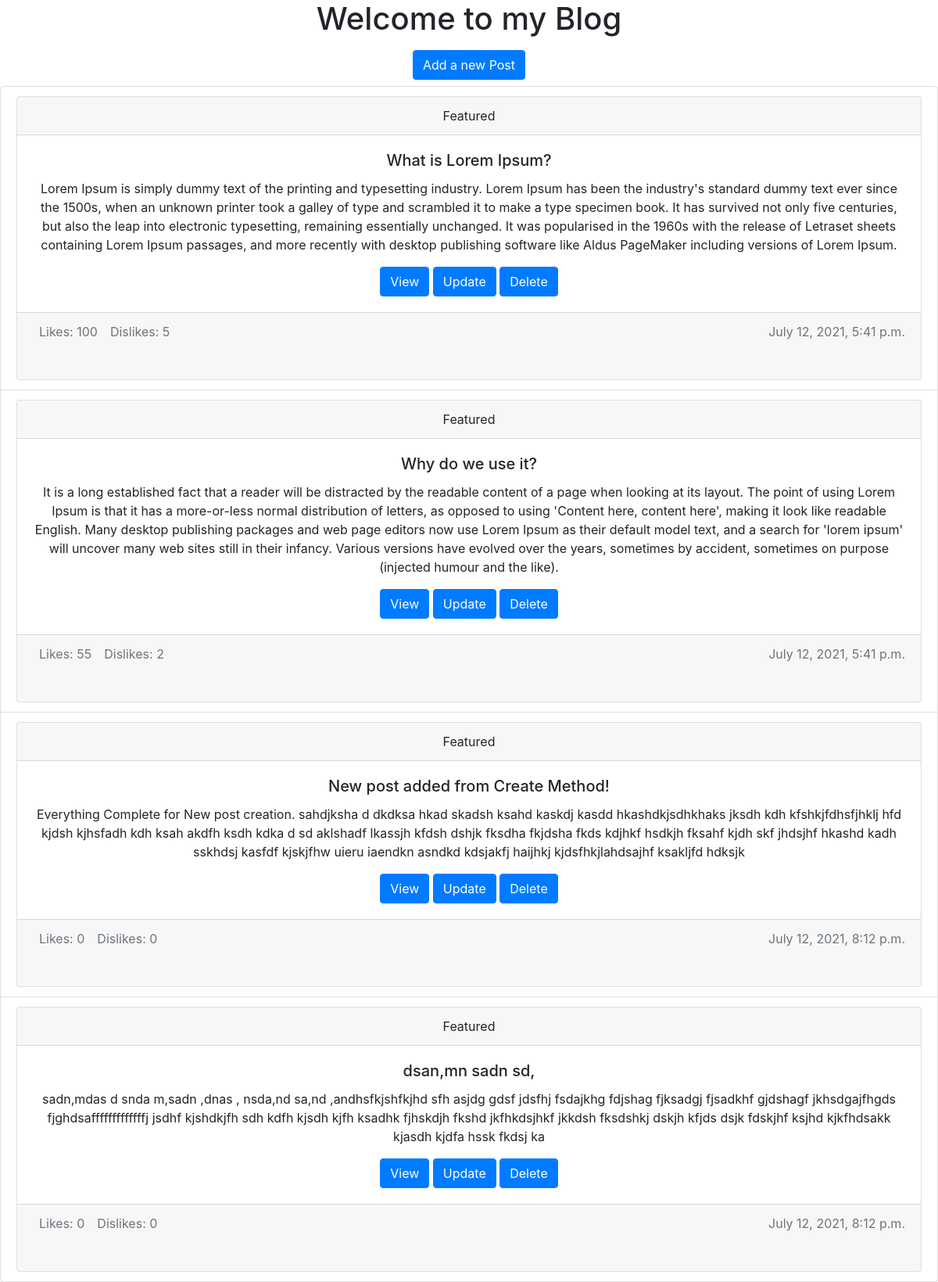
Screenshot of /blog/ with the database file from the repository.
### BLOG_POSTS/models.py (models this page shows, shortened)
class PostModel(models.Model):
    date = models.DateTimeField(default=timezone.now())
    txt = models.TextField(max_length=1000)
    title = models.CharField(max_length=300)
    likes = models.IntegerField(default=0)
    dislikes = models.IntegerField(default=0)

### BLOG_POSTS/views.py (the view)
# urls.py: path('', views.post_list, name='BPOST'),
def post_list(request):
    posts = PostModel.objects.all()
    return render(request, 'BLOG_POSTS/Index.html', {'post_list':posts})

### templates/BLOG_POSTS/Index.html (shortened to what this page needs)
<html>
    <head>
        {% load static %}
        <link rel="stylesheet" href="{% static 'bootstrap-4.1.3/css/bootstrap.min.css' %}">
    </head>
    <body>
        <div >
            <div class="d-flex justify-content-center">
                <h1>Welcome to my Blog</h1>
            </div>
            <div class="d-flex my-2 justify-content-center">
                <a href="{% url 'CreatePOST'%}" class="btn btn-primary">Add a new Post</a>
            </div>
            <div class="d-flex justify-content-center">
                <ul class="list-group">
                    {% for t_post in post_list %}
                        <li class="list-group-item">
                            <div class="card text-center">
                                <div class="card-header">
                                    Featured
                                </div>
                                <div class="card-body">
                                    <h5 class="card-title">{{t_post.title}}</h5>
                                    <p class="card-text">{{t_post.txt}}</p>
                                    <a href="{% url 'ViewPOST' t_post.id%}" class="btn btn-primary">View</a>
                                    <a href="{% url 'UpdatePOST' t_post.id%}" class="btn btn-primary">Update</a>
                                    <a href="{% url 'DeletePOST' t_post.id%}" class="btn btn-primary">Delete</a>
                                </div>
                                <div class="card-footer text-muted">
                                    <div class="float-left mx-2">Likes: {{t_post.likes}}  </div>
                                    <div class="float-left mx-2"> Dislikes: {{t_post.dislikes}} &nbsp;&nbsp; <pre>     </pre></div>
                                    <div class="float-right">{{t_post.date}}</div>
                                </div>
                            </div>
                        </li>
                    {% endfor%}
                </ul>
            </div>
        </div>
    </body>
</html>

### rows the page displays
PostModel: title "What is Lorem Ipsum?", txt "Lorem Ipsum is simply dummy text of the printing and typesetting industry. Lorem Ipsum has been the industry's standard dummy text ever since the 1500s, when an unknown printer took a galley of type and scrambled it to make a type specimen book. It has survived not only five centuries, but also the leap into electronic typesetting, remaining essentially unchanged. It was popularised in the 1960s with the release of Letraset sheets containing Lorem Ipsum passages, and more recently with desktop publishing software like Aldus PageMaker including versions of Lorem Ipsum.", likes "100", dislikes "5", date "July 12, 2021, 5:41 p.m."
PostModel: title "Why do we use it?", txt "It is a long established fact that a reader will be distracted by the readable content of a page when looking at its layout. The point of using Lorem Ipsum is that it has a more-or-less normal distribution of letters, as opposed to using 'Content here, content here', making it look like readable English. Many desktop publishing packages and web page editors now use Lorem Ipsum as their default model text, and a search for 'lorem ipsum' will uncover many web sites still in their infancy. Various versions have evolved over the years, sometimes by accident, sometimes on purpose (injected humour and the like).", likes "55", dislikes "2", date "July 12, 2021, 5:41 p.m."
PostModel: title "New post added from Create Method!", txt "Everything Complete for New post creation. sahdjksha d dkdksa hkad skadsh ksahd kaskdj kasdd hkashdkjsdhkhaks jksdh kdh kfshkjfdhsfjhklj hfd kjdsh kjhsfadh kdh ksah akdfh ksdh kdka d sd aklshadf lkassjh kfdsh dshjk fksdha fkjdsha fkds kdjhkf hsdkjh fksahf kjdh skf jhdsjhf hkashd kadh sskhdsj kasfdf kjskjfhw uieru iaendkn asndkd kdsjakfj haijhkj kjdsfhkjlahdsajhf ksakljfd hdksjk", likes "0", dislikes "0", date "July 12, 2021, 8:12 p.m."
PostModel: title "dsan,mn sadn sd,", txt "sadn,mdas d snda m,sadn ,dnas , nsda,nd sa,nd ,andhsfkjshfkjhd sfh asjdg gdsf jdsfhj fsdajkhg fdjshag fjksadgj fjsadkhf gjdshagf jkhsdgajfhgds fjghdsafffffffffffffj jsdhf kjshdkjfh sdh kdfh kjsdh kjfh ksadhk fjhskdjh fkshd jkfhkdsjhkf jkkdsh fksdshkj dskjh kfjds dsjk fdskjhf ksjhd kjkfhdsakk kjasdh kjdfa hssk fkdsj ka", likes "0", dislikes "0", date "July 12, 2021, 8:12 p.m."
